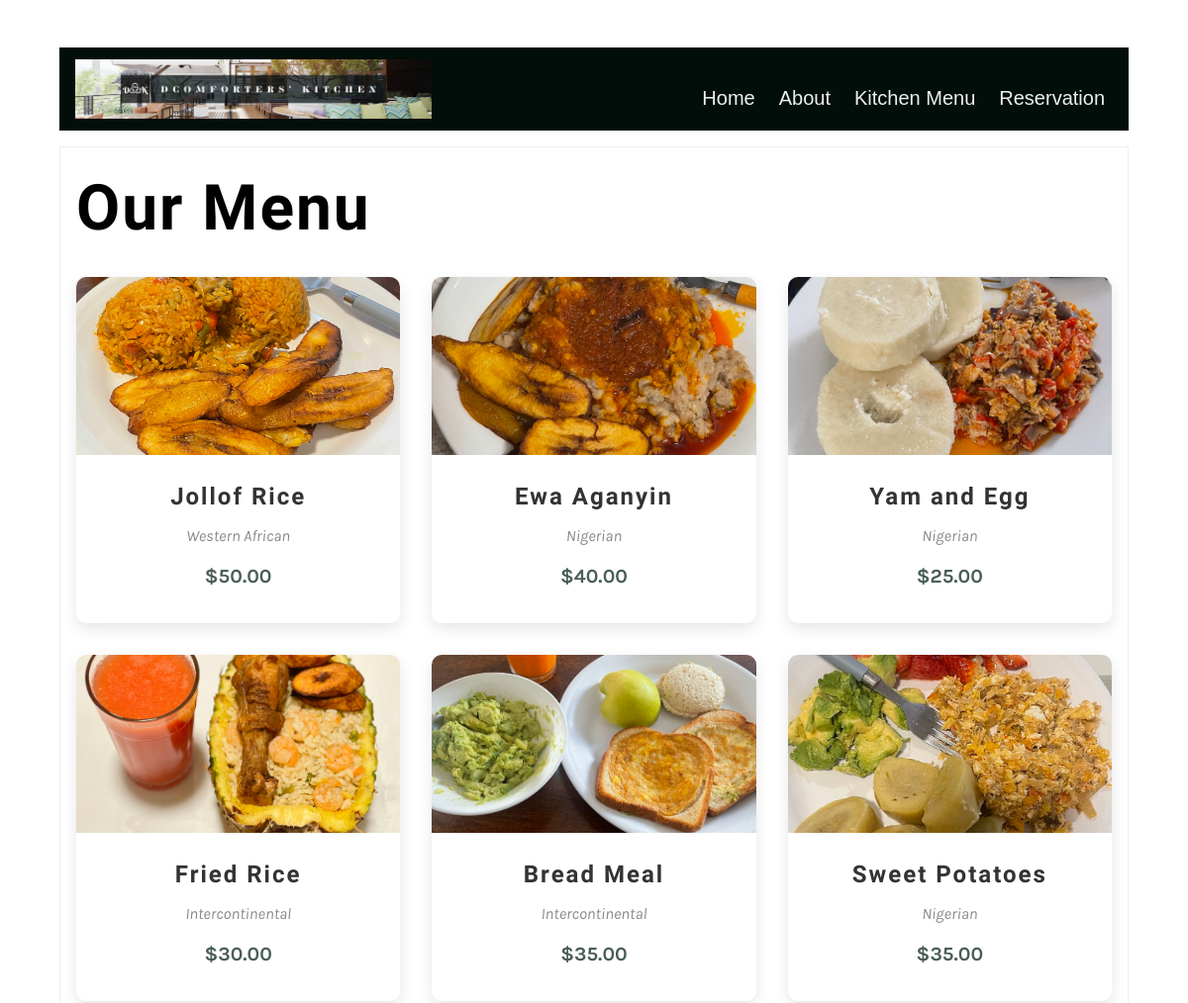
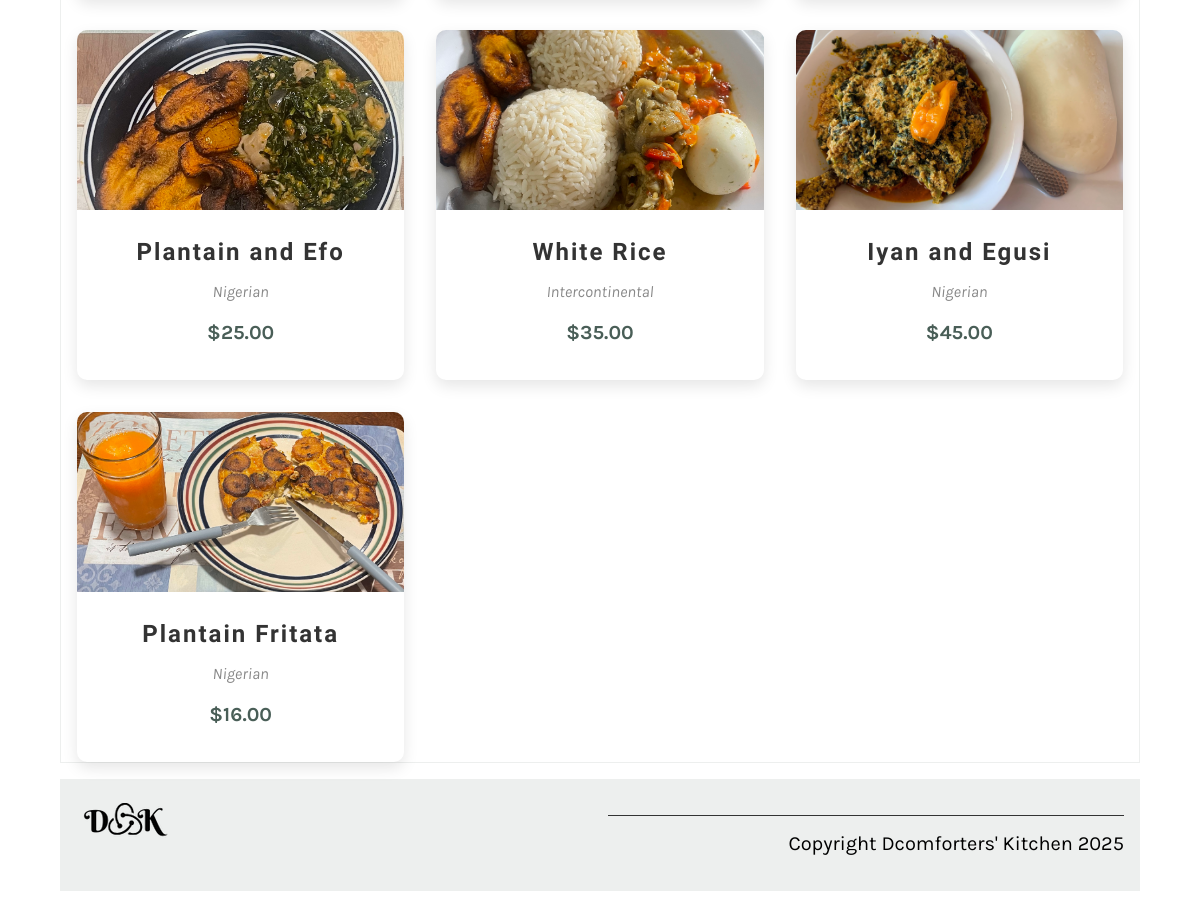
The page /kitchen/ on the database its author committed (2 pictures, top to bottom).
### newapp/models.py (models this page shows, shortened)
class Menu(models.Model):
    food_name = models.CharField(max_length=100)
    cuisine = models.CharField(max_length=100)
    item_description = models.TextField(max_length=1000, default='')
    price = models.DecimalField(max_digits=10, decimal_places=2, null=True, blank=True)
    prep_time = models.IntegerField(default=25)
    calories = models.IntegerField(default=1000)
    image = models.ImageField(upload_to='newapp/static/img/menu_items/', null=True, blank=True)

### newapp/views.py (the view)
# urls.py: path('kitchen/', views.kitchen, name='kitchen'),
def kitchen(request):
    menu = Menu.objects.all().values()
    template = loader.get_template('kitchen.html')
    context = {'menu' : menu}
    return HttpResponse(template.render(context, request))

### newapp/templates/kitchen.html
{% extends 'base.html' %}
{% load static %}
{% block content %}
<section>
  <article>
    <h1>Our Menu</h1>
    <div class="menu-grid">
      {% for item in menu %}
        <div class="menu-card">
        <a href="{% url 'menu_details' item.id %}">
            <img src="{% static 'img/menu_items/' %}{{ item.food_name }}.jpg" alt="{{ item.food_name }}">
            <div class="menu-card-content">
            <h3>{{ item.food_name }}</h3>
            <p class="cuisine-type">{{ item.cuisine }}</p>
            <p class="menu-price">${{ item.price }}</p>
            </div>
        </a>
        </div>
      {% endfor %}
    </div>
  </article>
</section>
{% endblock %}

### newapp/templates/base.html (shortened to what this page needs)
{% load static %}
<!DOCTYPE html>
<html lang="en">
  <head>
    <link
      rel="preload"
      as="style"
      href="{% static 'css/style.css' %}"
      onload="this.rel = 'stylesheet'"
    />
    <link rel="stylesheet" href="https://unpkg.com/swiper/swiper-bundle.min.css" />
  </head>
  <body>
    {% include 'partials/_header.html' %}
    <main>{% block content %} {% endblock %}</main>
    {% include 'partials/_footer.html' %}
  </body>
</html>

### newapp/templates/partials/_header.html (shortened to what this page needs)
{% load static %}
<header>
  <div class="nav-container">
    <a href="{% url 'home' %}" class="logo">
      <img src="{% static 'img/banner.png' %}" alt="Dcomforters' Kitchen Logo" />
    </a>
    <nav class="main-nav">
      <ul class="nav-links">
        <li><a href="{% url 'home' %}">Home</a></li>
        <li><a href="{% url 'about' %}">About</a></li>
        <li><a href="{% url 'kitchen' %}">Kitchen Menu</a></li>
        <li><a href="{% url 'reservation' %}">Reservation</a></li>
      </ul>
    </nav>
  </div>
</header>

### newapp/templates/partials/_footer.html
{% load static %}
<footer>
    <article>
        <img src="{% static 'img/DK_logo.png' %}" />
    </article>
    <article>
        <p>Copyright Dcomforters' Kitchen 2025</p>
    </article>
</footer>

### newapp/static/css/style.css (style rules this page uses)
body { font-family: 'Karla', sans-serif; margin-top: 3rem; margin-bottom: 3rem; margin-left: 5%; margin-right: 5%; }
h1, h2, h3, h4, h5, h6 { font-family: 'Markazi Text', serif; letter-spacing: 2px;; }
h1 { font-size: 4rem; margin-top: 1.5rem; margin-bottom: 0; }
p, ul { font-size: 1.25rem;; }
a { color: #a58f84; text-decoration: none; }
header img { display: block; margin-left: auto; margin-right: auto; max-width: 100%; height: auto; }
nav { background-color: #020e0a; margin-top: 1rem; margin-bottom: 1rem; margin-bottom: 0px; }
nav ul { list-style: none; font-size: 1.5rem; font-family: sans-serif; text-align: center; padding-inline-start: 0rem; margin-bottom: 0px; }
nav ul li { display: inline-block; margin: 0.5rem; }
nav ul a { color: #EDEFEE; text-decoration: none; }
section { display: flex; gap: 2rem 1rem; margin-top: 1rem; margin-bottom: 1rem; flex-direction: row; }
article { flex:1; }
article img { max-width: 100%; }
main article { border: 1px solid #EDEFEE; padding-left: 1rem; padding-right: 1rem; }
footer { background-color: #EDEFEE; padding: 1rem; display: flex; gap: 2rem 1rem; }
footer img { max-width: 50%; }
footer p { border-top: #333333; border-style: solid; border-width: 0.1rem; border-bottom: none; border-left: none; border-right: none; text-align: right; padding-top: 1rem;; }
.nav-container { display: flex; justify-content: space-between; align-items: center; background-color: #020e0a; padding: 0.75rem 1rem; }
.logo img { max-height: 60px; }
.main-nav { flex-grow: 1; }
.nav-links { display: flex; justify-content: flex-end; list-style: none; margin: 0; padding: 0; }
.nav-links li { margin-left: 1rem; }
.nav-links a { color: #EDEFEE; font-size: 1.25rem; font-weight: 500; transition: color 0.3s ease; }
.menu-grid { display: grid; grid-template-columns: repeat(auto-fit, minmax(240px, 1fr)); gap: 2rem; margin-top: 2rem; }
.menu-card { background: #fff; border-radius: 10px; overflow: hidden; box-shadow: 0 6px 15px rgba(0, 0, 0, 0.1); transition: transform 0.3s ease, box-shadow 0.3s ease; }
.menu-card img { width: 100%; height: 180px; object-fit: cover; }
.menu-card-content { padding: 1rem; text-align: center; }
.menu-card-content h3 { margin: 0.5rem 0; font-size: 1.5rem; color: #333; }
.menu-price { font-size: 1.25rem; font-weight: bold; color: #495e57; }
.cuisine-type { font-style: italic; color: #888; font-size: 1rem; }

### rows shown on the page
Menu: food_name (picture), food_name "Jollof Rice", cuisine "Western African", price "50.00"
Menu: food_name (picture), food_name "Ewa Aganyin", cuisine "Nigerian", price "40.00"
Menu: food_name (picture), food_name "Yam and Egg", cuisine "Nigerian", price "25.00"
Menu: food_name (picture), food_name "Fried Rice", cuisine "Intercontinental", price "30.00"
Menu: food_name (picture), food_name "Bread Meal", cuisine "Intercontinental", price "35.00"
Menu: food_name (picture), food_name "Sweet Potatoes", cuisine "Nigerian", price "35.00"
Menu: food_name (picture), food_name "Plantain and Efo", cuisine "Nigerian", price "25.00"
Menu: food_name (picture), food_name "White Rice", cuisine "Intercontinental", price "35.00"
Menu: food_name (picture), food_name "Iyan and Egusi", cuisine "Nigerian", price "45.00"
Menu: food_name (picture), food_name "Plantain Fritata", cuisine "Nigerian", price "16.00"
